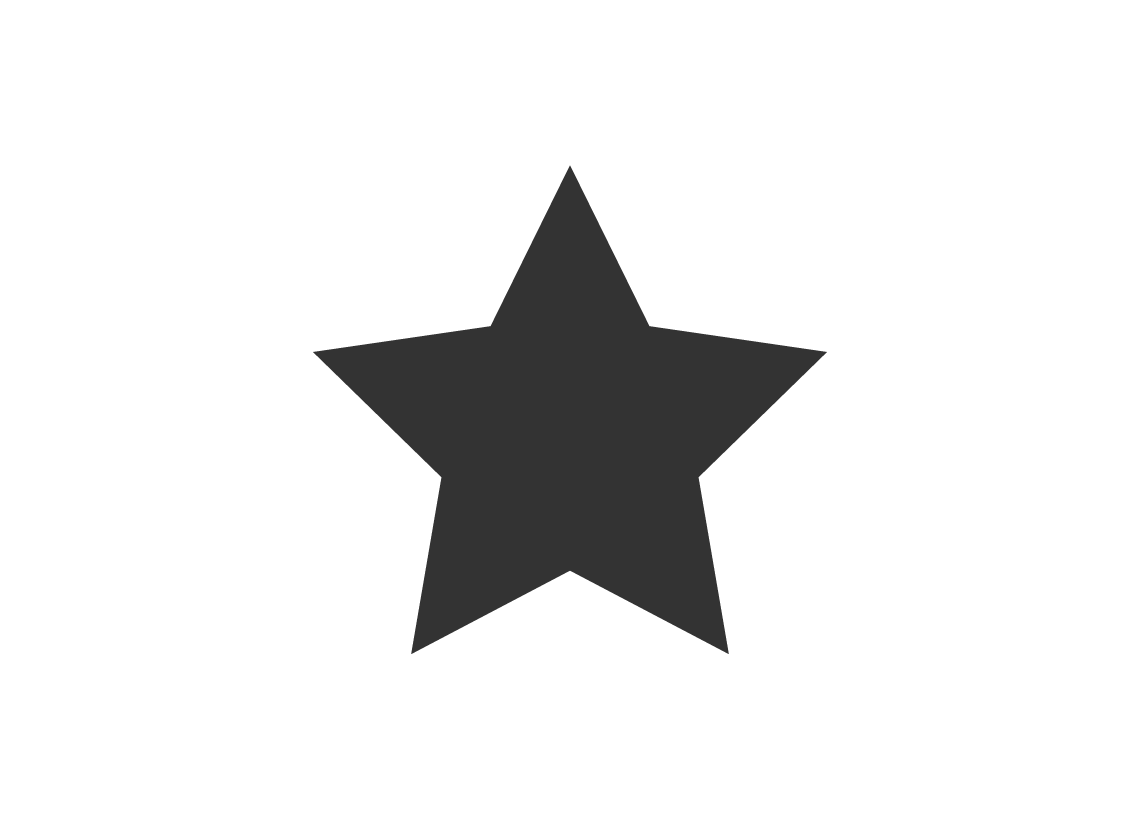
#> input picture star.png, 1140 x 820 px
$ python grip1.py   (Python 2 division)
#> lines starting #> are read from the running program, lines starting #| are printed output that depends on the picture; after the words box and inside, x2 and y2 are one past the last pixel; in counts of white or black regions, pixels touching at a corner belong together
#> further down, img is the input picture: shape (820, 1140, 3); min 51, max 255, mean 231.6
#| (820, 1140, 3)
import cv2
import numpy
import math
#from enum import Enum

class GripPipelinepython:
    """
    An OpenCV pipeline generated by GRIP.
    """

    def __init__(self):
        """initializes all values to presets or None if need to be set
        """

        self.__resize_image_width = 640.0
        self.__resize_image_height = 480.0
        self.__resize_image_interpolation = cv2.INTER_CUBIC

        self.resize_image_output = None

        self.__hsv_threshold_input = self.resize_image_output
        self.__hsv_threshold_hue = [0.0, 69.39393939393939]
        self.__hsv_threshold_saturation = [0.0, 143.3838383838384]
        self.__hsv_threshold_value = [178.8669064748201, 255.0]

        self.hsv_threshold_output = None

        self.__cv_erode_src = self.hsv_threshold_output
        self.__cv_erode_kernel = None
        self.__cv_erode_anchor = (-1, -1)
        self.__cv_erode_iterations = 1.0
        self.__cv_erode_bordertype = cv2.BORDER_CONSTANT
        self.__cv_erode_bordervalue = (-1)

        self.cv_erode_output = None

        self.__mask_input = self.resize_image_output
        self.__mask_mask = self.cv_erode_output

        self.mask_output = None

        self.__find_contours_input = self.hsv_threshold_output
        self.__find_contours_external_only = False

        self.find_contours_output = None

        self.__filter_contours_contours = self.find_contours_output
        self.__filter_contours_min_area = 0.0
        self.__filter_contours_min_perimeter = 0.0
        self.__filter_contours_min_width = 50.0
        self.__filter_contours_max_width = 1000.0
        self.__filter_contours_min_height = 50.0
        self.__filter_contours_max_height = 1000.0
        self.__filter_contours_solidity = [0, 100]
        self.__filter_contours_max_vertices = 4.0
        self.__filter_contours_min_vertices = 0.0
        self.__filter_contours_min_ratio = 0.0
        self.__filter_contours_max_ratio = 1000.0

        self.filter_contours_output = None


    def process(self, source0):
        """
        Runs the pipeline and sets all outputs to new values.
        """
        # Step Resize_Image0:
        self.__resize_image_input = source0
        (self.resize_image_output) = self.__resize_image(self.__resize_image_input, self.__resize_image_width, self.__resize_image_height, self.__resize_image_interpolation)

        # Step HSV_Threshold0:
        self.__hsv_threshold_input = self.resize_image_output
        (self.hsv_threshold_output) = self.__hsv_threshold(self.__hsv_threshold_input, self.__hsv_threshold_hue, self.__hsv_threshold_saturation, self.__hsv_threshold_value)

        # Step CV_erode0:
        self.__cv_erode_src = self.hsv_threshold_output
        (self.cv_erode_output) = self.__cv_erode(self.__cv_erode_src, self.__cv_erode_kernel, self.__cv_erode_anchor, self.__cv_erode_iterations, self.__cv_erode_bordertype, self.__cv_erode_bordervalue)

        # Step Mask0:
        self.__mask_input = self.resize_image_output
        self.__mask_mask = self.cv_erode_output
        (self.mask_output) = self.__mask(self.__mask_input, self.__mask_mask)

        # Step Find_Contours0:
        self.__find_contours_input = self.hsv_threshold_output
        (self.find_contours_output) = self.__find_contours(self.__find_contours_input, self.__find_contours_external_only)

        # Step Filter_Contours0:
        self.__filter_contours_contours = self.find_contours_output
        (self.filter_contours_output) = self.__filter_contours(self.__filter_contours_contours, self.__filter_contours_min_area, self.__filter_contours_min_perimeter, self.__filter_contours_min_width, self.__filter_contours_max_width, self.__filter_contours_min_height, self.__filter_contours_max_height, self.__filter_contours_solidity, self.__filter_contours_max_vertices, self.__filter_contours_min_vertices, self.__filter_contours_min_ratio, self.__filter_contours_max_ratio)


    @staticmethod
    def __resize_image(input, width, height, interpolation):
        """Scales and image to an exact size.
        Args:
            input: A numpy.ndarray.
            Width: The desired width in pixels.
            Height: The desired height in pixels.
            interpolation: Opencv enum for the type fo interpolation.
        Returns:
            A numpy.ndarray of the new size.
        """
#> called with width = 640, height = 480, interpolation = 2
        return cv2.resize(input, ((int)(width), (int)(height)), 0, 0, interpolation)
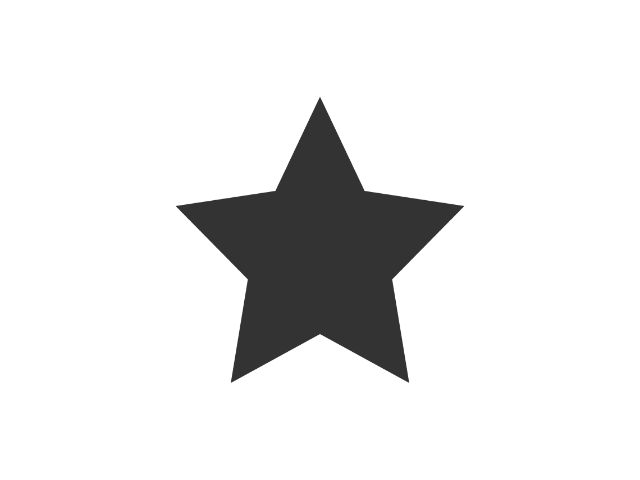
#> returned value: shape (480, 640, 3); min 51, max 255, mean 231.6

    @staticmethod
    def __hsv_threshold(input, hue, sat, val):
        """Segment an image based on hue, saturation, and value ranges.
        Args:
            input: A BGR numpy.ndarray.
            hue: A list of two numbers the are the min and max hue.
            sat: A list of two numbers the are the min and max saturation.
            lum: A list of two numbers the are the min and max value.
        Returns:
            A black and white numpy.ndarray.
        """
        out = cv2.cvtColor(input, cv2.COLOR_BGR2HSV)
#> out: shape (480, 640, 3); mean H, S, V 0, 0, 231.6
        return cv2.inRange(out, (hue[0], sat[0], val[0]),  (hue[1], sat[1], val[1]))
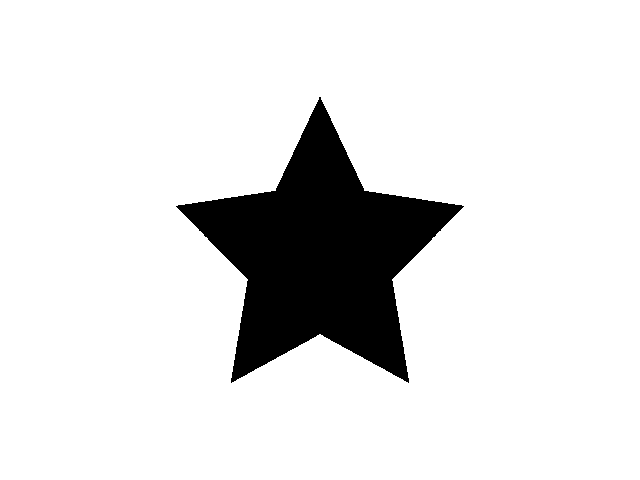
#> returned value: shape (480, 640); 88.5% white; 1 black region, box (x1, y1, x2, y2) and area: (176, 97, 464, 383) 35404

    @staticmethod
    def __cv_erode(src, kernel, anchor, iterations, border_type, border_value):
        """Expands area of lower value in an image.
        Args:
           src: A numpy.ndarray.
           kernel: The kernel for erosion. A numpy.ndarray.
           iterations: the number of times to erode.
           border_type: Opencv enum that represents a border type.
           border_value: value to be used for a constant border.
        Returns:
            A numpy.ndarray after erosion.
        """
        return cv2.erode(src, kernel, anchor, iterations = (int) (iterations +0.5),
                            borderType = border_type, borderValue = border_value)

    @staticmethod
    def __mask(input, mask):
        """Filter out an area of an image using a binary mask.
        Args:
            input: A three channel numpy.ndarray.
            mask: A black and white numpy.ndarray.
        Returns:
            A three channel numpy.ndarray.
        """
        return cv2.bitwise_and(input, input, mask=mask)
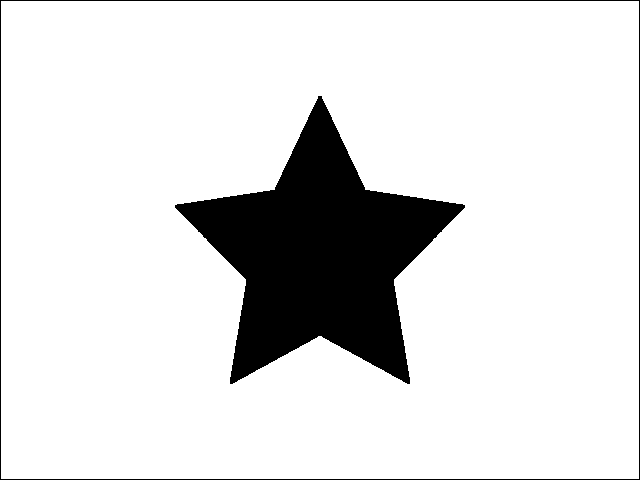
#> returned value: shape (480, 640, 3); 87.3% white; 2 black regions, box (x1, y1, x2, y2) and area: (175, 96, 465, 384) 36722, (0, 0, 640, 480) 2236

    @staticmethod
    def __find_contours(input, external_only):
        """Sets the values of pixels in a binary image to their distance to the nearest black pixel.
        Args:
            input: A numpy.ndarray.
            external_only: A boolean. If true only external contours are found.
        Return:
            A list of numpy.ndarray where each one represents a contour.
        """
        if(external_only):
            mode = cv2.RETR_EXTERNAL
        else:
            mode = cv2.RETR_LIST
        method = cv2.CHAIN_APPROX_SIMPLE
        contours, hierarchy = cv2.findContours(input, mode=mode, method=method)
        return contours

    @staticmethod
    def __filter_contours(input_contours, min_area, min_perimeter, min_width, max_width,
                        min_height, max_height, solidity, max_vertex_count, min_vertex_count,
                        min_ratio, max_ratio):
        """Filters out contours that do not meet certain criteria.
        Args:
            input_contours: Contours as a list of numpy.ndarray.
            min_area: The minimum area of a contour that will be kept.
            min_perimeter: The minimum perimeter of a contour that will be kept.
            min_width: Minimum width of a contour.
            max_width: MaxWidth maximum width.
            min_height: Minimum height.
            max_height: Maximimum height.
            solidity: The minimum and maximum solidity of a contour.
            min_vertex_count: Minimum vertex Count of the contours.
            max_vertex_count: Maximum vertex Count.
            min_ratio: Minimum ratio of width to height.
            max_ratio: Maximum ratio of width to height.
        Returns:
            Contours as a list of numpy.ndarray.
        """
#> called with min_area = 0, min_perimeter = 0, min_width = 50, max_width = 1000, min_height = 50, max_height = 1000, max_vertex_count = 4, min_vertex_count = 0
        output = []
        for contour in input_contours:
            x,y,w,h = cv2.boundingRect(contour)
            if (w < min_width or w > max_width):
                continue
            if (h < min_height or h > max_height):
                continue
            area = cv2.contourArea(contour)
            if (area < min_area):
                continue
            if (cv2.arcLength(contour, True) < min_perimeter):
                continue
            hull = cv2.convexHull(contour)
            solid = 100 * area / cv2.contourArea(hull)
            if (solid < solidity[0] or solid > solidity[1]):
                continue
            if (len(contour) < min_vertex_count or len(contour) > max_vertex_count):
                continue
            ratio = (float)(w) / h
            if (ratio < min_ratio or ratio > max_ratio):
                continue
            output.append(contour)
        return output

img = cv2.imread('star.png',1)
print img.shape
pipeline = GripPipelinepython()
pipeline.process(img)
x, y, w, h = cv2.boundingRect(pipeline.filter_contours_output[0])
print(x, y, w, h)
cx = x + w/2
cy = y + h/2
print("cx: ", cx)
print("cy: ", cy)
print img.shape
#| (820, 1140, 3)
